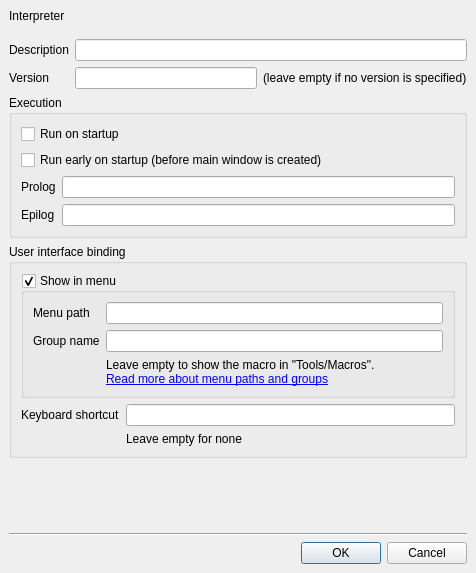
<ui version="4.0" >
 <class>MacroPropertiesDialog</class>
 <widget class="QDialog" name="MacroPropertiesDialog" >
  <property name="geometry" >
   <rect>
    <x>0</x>
    <y>0</y>
    <width>476</width>
    <height>573</height>
   </rect>
  </property>
  <property name="windowTitle" >
   <string>Macro Properties</string>
  </property>
  <layout class="QVBoxLayout" >
   <property name="margin" >
    <number>9</number>
   </property>
   <property name="spacing" >
    <number>6</number>
   </property>
   <item>
    <widget class="QFrame" name="propertiesFrame" >
     <property name="sizePolicy" >
      <sizepolicy>
       <hsizetype>1</hsizetype>
       <vsizetype>1</vsizetype>
       <horstretch>0</horstretch>
       <verstretch>0</verstretch>
      </sizepolicy>
     </property>
     <property name="frameShape" >
      <enum>QFrame::NoFrame</enum>
     </property>
     <property name="frameShadow" >
      <enum>QFrame::Raised</enum>
     </property>
     <layout class="QVBoxLayout" >
      <property name="margin" >
       <number>0</number>
      </property>
      <property name="spacing" >
       <number>6</number>
      </property>
      <item>
       <widget class="QFrame" name="frame_2" >
        <property name="minimumSize" >
         <size>
          <width>0</width>
          <height>0</height>
         </size>
        </property>
        <property name="frameShape" >
         <enum>QFrame::NoFrame</enum>
        </property>
        <property name="frameShadow" >
         <enum>QFrame::Raised</enum>
        </property>
        <layout class="QGridLayout" >
         <property name="margin" >
          <number>0</number>
         </property>
         <property name="spacing" >
          <number>6</number>
         </property>
         <item row="3" column="2" >
          <widget class="QLabel" name="label_8" >
           <property name="text" >
            <string>(leave empty if no version is specified)</string>
           </property>
          </widget>
         </item>
         <item row="0" column="1" colspan="2" >
          <widget class="QLabel" name="interpreterLabel" >
           <property name="font" >
            <font>
             <weight>75</weight>
             <bold>true</bold>
            </font>
           </property>
           <property name="text" >
            <string/>
           </property>
          </widget>
         </item>
         <item row="0" column="0" >
          <widget class="QLabel" name="label_9" >
           <property name="text" >
            <string>Interpreter</string>
           </property>
          </widget>
         </item>
         <item row="2" column="0" >
          <widget class="QLabel" name="label_6" >
           <property name="text" >
            <string>Description</string>
           </property>
          </widget>
         </item>
         <item row="2" column="1" colspan="2" >
          <widget class="QLineEdit" name="description" />
         </item>
         <item row="3" column="1" >
          <widget class="QLineEdit" name="version" />
         </item>
         <item row="3" column="0" >
          <widget class="QLabel" name="label" >
           <property name="text" >
            <string>Version</string>
           </property>
          </widget>
         </item>
         <item row="1" column="0" colspan="3" >
          <spacer>
           <property name="orientation" >
            <enum>Qt::Vertical</enum>
           </property>
           <property name="sizeType" >
            <enum>QSizePolicy::Fixed</enum>
           </property>
           <property name="sizeHint" >
            <size>
             <width>20</width>
             <height>10</height>
            </size>
           </property>
          </spacer>
         </item>
        </layout>
       </widget>
      </item>
      <item>
       <widget class="QGroupBox" name="groupBox" >
        <property name="title" >
         <string>Execution</string>
        </property>
        <property name="flat" >
         <bool>true</bool>
        </property>
        <layout class="QVBoxLayout" >
         <property name="margin" >
          <number>9</number>
         </property>
         <property name="spacing" >
          <number>6</number>
         </property>
         <item>
          <widget class="QCheckBox" name="autorun" >
           <property name="text" >
            <string>Run on startup</string>
           </property>
          </widget>
         </item>
         <item>
          <widget class="QCheckBox" name="autorunEarly" >
           <property name="text" >
            <string>Run early on startup (before main window is created)</string>
           </property>
          </widget>
         </item>
         <item>
          <widget class="QFrame" name="frame" >
           <property name="minimumSize" >
            <size>
             <width>0</width>
             <height>0</height>
            </size>
           </property>
           <property name="frameShape" >
            <enum>QFrame::NoFrame</enum>
           </property>
           <property name="frameShadow" >
            <enum>QFrame::Raised</enum>
           </property>
           <layout class="QGridLayout" >
            <property name="margin" >
             <number>0</number>
            </property>
            <property name="spacing" >
             <number>6</number>
            </property>
            <item row="0" column="0" >
             <widget class="QLabel" name="label_8" >
              <property name="text" >
               <string>Prolog</string>
              </property>
             </widget>
            </item>
            <item row="0" column="1" >
             <widget class="QLineEdit" name="prolog" />
            </item>
            <item row="1" column="1" >
             <widget class="QLineEdit" name="epilog" />
            </item>
            <item row="1" column="0" >
             <widget class="QLabel" name="label_7" >
              <property name="text" >
               <string>Epilog</string>
              </property>
             </widget>
            </item>
           </layout>
          </widget>
         </item>
        </layout>
       </widget>
      </item>
      <item>
       <widget class="QGroupBox" name="groupBox_2" >
        <property name="title" >
         <string>User interface binding</string>
        </property>
        <property name="flat" >
         <bool>true</bool>
        </property>
        <layout class="QGridLayout" >
         <property name="margin" >
          <number>9</number>
         </property>
         <property name="spacing" >
          <number>6</number>
         </property>
         <item row="2" column="1" >
          <widget class="QLineEdit" name="shortcut" />
         </item>
         <item row="1" column="0" colspan="2" >
          <widget class="QGroupBox" name="showmenu" >
           <property name="minimumSize" >
            <size>
             <width>0</width>
             <height>0</height>
            </size>
           </property>
           <property name="title" >
            <string>Show in menu</string>
           </property>
           <property name="checkable" >
            <bool>true</bool>
           </property>
           <layout class="QGridLayout" >
            <property name="margin" >
             <number>9</number>
            </property>
            <property name="spacing" >
             <number>6</number>
            </property>
            <item row="2" column="0" >
             <widget class="QLabel" name="label_4" >
              <property name="text" >
               <string>Group name</string>
              </property>
             </widget>
            </item>
            <item row="0" column="0" >
             <widget class="QLabel" name="label_3" >
              <property name="text" >
               <string>Menu path</string>
              </property>
             </widget>
            </item>
            <item row="2" column="1" >
             <widget class="QLineEdit" name="groupName" />
            </item>
            <item row="0" column="1" >
             <widget class="QLineEdit" name="menuPath" />
            </item>
            <item row="3" column="1" >
             <widget class="QLabel" name="helpLabel" >
              <property name="text" >
               <string>&lt;html>Leave empty to show the macro in "Tools/Macros".&lt;br/>&lt;a href="int:/about/macro_in_menu.xml">Read more about menu paths and groups&lt;/a>&lt;/p>&lt;/html></string>
              </property>
              <property name="wordWrap" >
               <bool>true</bool>
              </property>
             </widget>
            </item>
           </layout>
          </widget>
         </item>
         <item row="2" column="0" >
          <widget class="QLabel" name="label_2" >
           <property name="text" >
            <string>Keyboard shortcut</string>
           </property>
          </widget>
         </item>
         <item row="3" column="1" >
          <widget class="QLabel" name="label_5" >
           <property name="text" >
            <string>Leave empty for none</string>
           </property>
          </widget>
         </item>
        </layout>
       </widget>
      </item>
      <item>
       <spacer>
        <property name="orientation" >
         <enum>Qt::Vertical</enum>
        </property>
        <property name="sizeHint" >
         <size>
          <width>0</width>
          <height>0</height>
         </size>
        </property>
       </spacer>
      </item>
     </layout>
    </widget>
   </item>
   <item>
    <widget class="Line" name="line" >
     <property name="orientation" >
      <enum>Qt::Horizontal</enum>
     </property>
    </widget>
   </item>
   <item>
    <widget class="QDialogButtonBox" name="buttonBox" >
     <property name="orientation" >
      <enum>Qt::Horizontal</enum>
     </property>
     <property name="standardButtons" >
      <set>QDialogButtonBox::Cancel|QDialogButtonBox::NoButton|QDialogButtonBox::Ok</set>
     </property>
    </widget>
   </item>
  </layout>
 </widget>
 <tabstops>
  <tabstop>description</tabstop>
  <tabstop>version</tabstop>
  <tabstop>autorun</tabstop>
  <tabstop>autorunEarly</tabstop>
  <tabstop>prolog</tabstop>
  <tabstop>epilog</tabstop>
  <tabstop>menuPath</tabstop>
  <tabstop>groupName</tabstop>
  <tabstop>shortcut</tabstop>
  <tabstop>buttonBox</tabstop>
 </tabstops>
 <resources/>
 <connections>
  <connection>
   <sender>buttonBox</sender>
   <signal>accepted()</signal>
   <receiver>MacroPropertiesDialog</receiver>
   <slot>accept()</slot>
   <hints>
    <hint type="sourcelabel" >
     <x>248</x>
     <y>254</y>
    </hint>
    <hint type="destinationlabel" >
     <x>157</x>
     <y>274</y>
    </hint>
   </hints>
  </connection>
  <connection>
   <sender>buttonBox</sender>
   <signal>rejected()</signal>
   <receiver>MacroPropertiesDialog</receiver>
   <slot>reject()</slot>
   <hints>
    <hint type="sourcelabel" >
     <x>316</x>
     <y>260</y>
    </hint>
    <hint type="destinationlabel" >
     <x>286</x>
     <y>274</y>
    </hint>
   </hints>
  </connection>
 </connections>
</ui>
